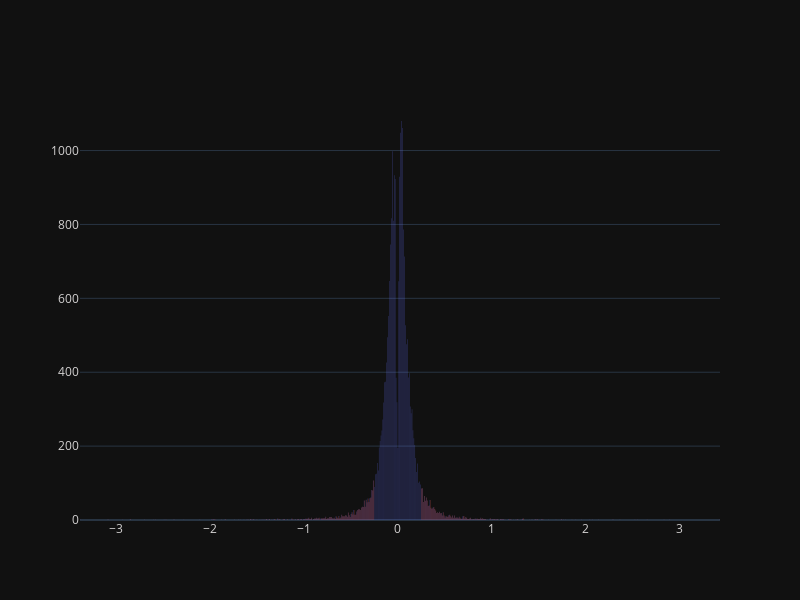

Notebook code cell kept with this figure:
### Markdown cell above
# Снижение размерности признакового пространства модели

### Code cell
fig = make_subplots(1,1)

fig.add_trace(go.Histogram(
    x = weights.query('weights != 0')['weights'],
    #histnorm = 'probability',
    opacity = 0.5,
    showlegend = False
))

fig.add_trace(go.Histogram(
    x = weights.query('weights > 0.25 or weights < -0.25')['weights'],
    #histnorm = 'probability',
    opacity = 0.5,
    showlegend = False
))

fig.update_layout(
    height = 600,
    width = 800,
    xaxis_showgrid=False,
    xaxis_zeroline=False,
    template = 'plotly_dark',
    font_color = 'rgba(212, 210, 210, 1)'
    
)

### Figure 1 — Plotly figure (JSON) as saved in the notebook; plotly's stock layout.template omitted (floating-point values rounded to 4 significant figures; data arrays with more than 128 entries replaced by an {"elided": "..."} marker saying what was removed)
{"data": [{"opacity": 0.5, "showlegend": false, "type": "histogram", "x": {"elided": "24687 float values"}}, {"opacity": 0.5, "showlegend": false, "type": "histogram", "x": {"elided": "2744 float values"}}], "layout": {"font": {"color": "rgba(212, 210, 210, 1)"}, "height": 600, "width": 800, "xaxis": {"anchor": "y", "domain": [0, 1], "showgrid": false, "zeroline": false}, "yaxis": {"anchor": "x", "domain": [0, 1]}}}
